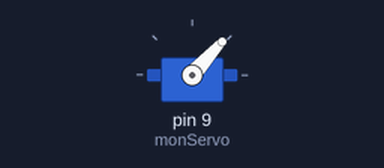
The sketch below on a simulated Arduino Uno, built with avr-gcc and run on an emulated ATmega328P. On the bench: servo.

Above: at 0.05 s.
At 0.7 s:
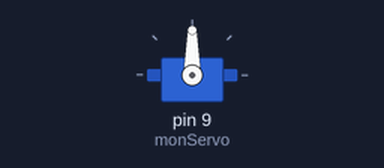
At 1.4 s:
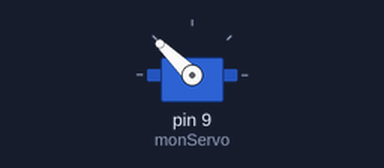
At 2.8 s:
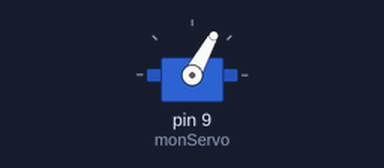
Timing chart, 0 to 7.0 s (numbered marks = the images above):
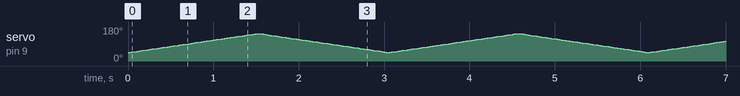

The sketch:

servo1.ino
```cpp
#include <Servo.h>

Servo monServo;

const char AN_POTENTIOMETRE = 0;
const char PWM_SERVO = 9;

int positionDuServo = 45;

void setup()
{
  monServo.attach(9);
  monServo.write(positionDuServo);
}

void loop()
{
  for(positionDuServo = 45; positionDuServo <= 145; positionDuServo++)
  {
    monServo.write(positionDuServo);
    delay(15);
  }
  for(positionDuServo = 145; positionDuServo>=45; positionDuServo--)
  {
    monServo.write(positionDuServo);
    delay(15);
  }
}
```
